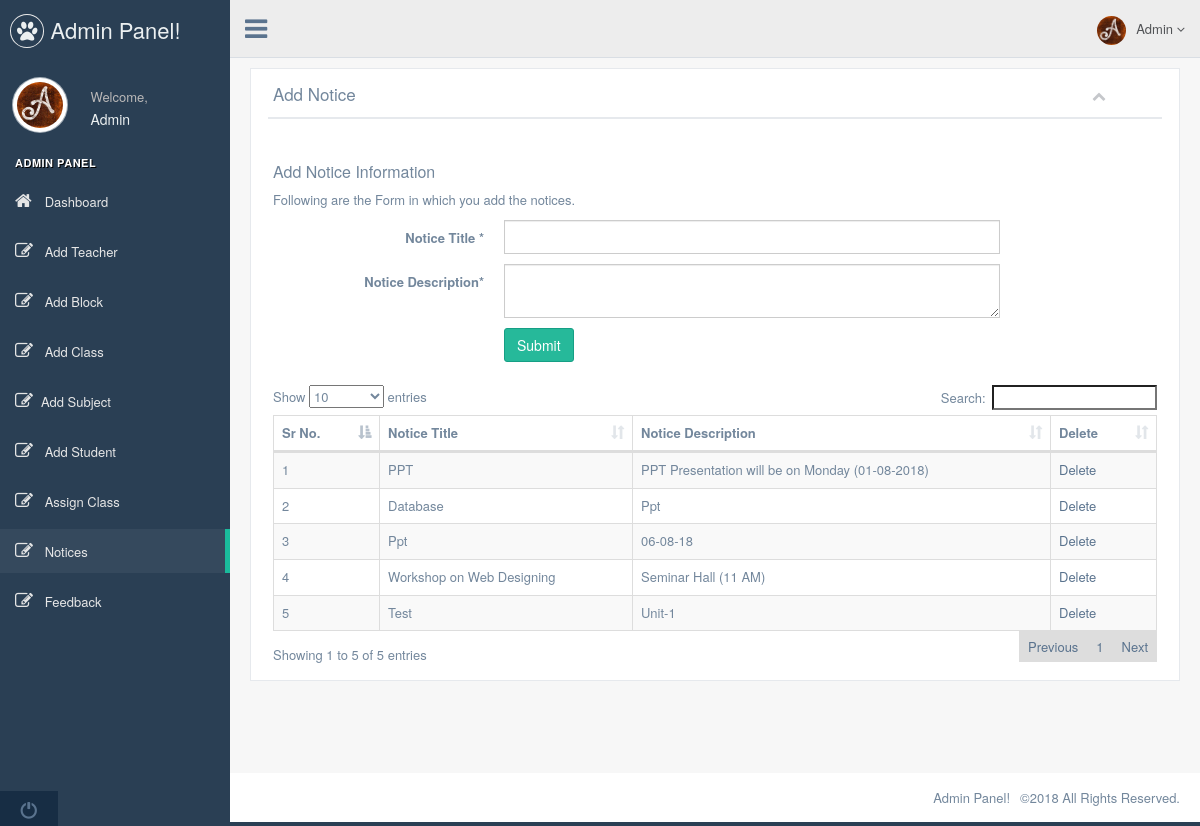
The page /admin/notices.php (signed in) on the database its author committed.
### tables this page shows
CREATE TABLE IF NOT EXISTS `notices` (
`id` int(11) NOT NULL,
  `title` varchar(100) NOT NULL,
  `description` varchar(500) NOT NULL
);

### admin/notices.php (the view, shortened to what this page needs)
<?php
    require ("header.php");
    require ("Controllers/config.php");
?>
<div class="right_col dataHeight" role="main">
    <div class="row">
        <div class="col-md-12 col-sm-12 col-xs-12">
            <div class="x_panel">
                <div class="x_title">
                    <h2>Add Notice</h2>
                    <ul class="nav navbar-right panel_toolbox">
                        <li><a class="collapse-link"><i class="fa fa-chevron-up"></i></a>
                        </li>
                    </ul>
                    <div class="clearfix"></div>
                </div>
                <div class="x_content">
                    <br />
                    <h4>Add Notice Information</h4>
                    <p class="font-gray-dark">
                        Following are the Form in which you add the notices.
                    </p>
                    <form class="form-horizontal form-label-left" method="post">
                        <div class="form-group">
                            <label class="control-label col-md-3" for="title">Notice Title <span class="required">*</span>
                            </label>
                            <div class="col-md-7">
                                <input type="text" id="title" name="title" required="required" class="form-control col-md-7 col-xs-12">
                            </div>
                        </div>
                        <div class="form-group">
                            <label class="control-label col-md-3" for="description">Notice Description<span class="required">*</span>
                            </label>
                            <div class="col-md-7">
                            	<textarea name="description" id="description" class="form-control" required="required"></textarea>
                            </div>
                        </div>
                        <div class="form-group">
                            <div class="col-md-7 col-md-offset-3">
                                <button type="submit" name="submit" id="submit" class="btn btn-success">Submit</button>
                            </div>
                        </div>
                    </form>
                    <br>
                    <table id="datatable" class="table table-striped table-bordered">
                        <thead>
                        <tr>
                            <th>Sr No.</th>
                            <th>Notice Title</th>
                            <th>Notice Description</th>
                            <th>Delete</th>
                        </tr>
                        </thead>
                        <tbody>
                        <?php
                        $idd=0;
                        $com=mysqli_query($con,"select * FROM notices");
                        if(mysqli_num_rows($com)>0)
                        {
                            while($row = mysqli_fetch_array($com))
                            {
                                $idd++;
                                echo ("<tr><td>$idd</td>");
                                echo ("<td>$row[title]</td>");
                                echo ("<td>$row[description]</td>");
                                echo ("<td><a href='notices.php?id=$row[id]'>Delete</a></td></tr>");
                            }
                        }
                        ?>
                        </tbody>
                    </table>
                </div>
            </div>
        </div>
    </div>
</div>
<?php
    require ("footer.php");
?>

### rows shown on the page
notices: title "PPT", description "PPT Presentation will be on Monday (01-08-2018)"
notices: title "Database", description "Ppt"
notices: title "Ppt", description "06-08-18"
notices: title "Workshop on Web Designing", description "Seminar Hall (11 AM)"
notices: title "Test", description "Unit-1"

### other values the page prints
$_SESSION['name'] "Admin"
